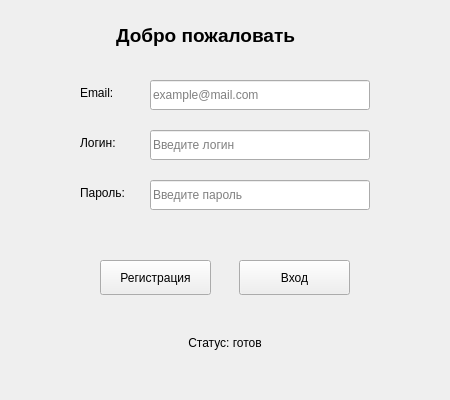
<?xml version="1.0" encoding="UTF-8"?>
<ui version="4.0">
 <class>AUTHregForm</class>
 <widget class="QWidget" name="AUTHregForm">
  <property name="geometry">
   <rect>
    <x>0</x>
    <y>0</y>
    <width>450</width>
    <height>400</height>
   </rect>
  </property>
  <property name="windowTitle">
   <string>Авторизация</string>
  </property>
  <widget class="QLabel" name="titleLabel">
   <property name="geometry">
    <rect>
     <x>70</x>
     <y>20</y>
     <width>271</width>
     <height>30</height>
    </rect>
   </property>
   <property name="font">
    <font>
     <pointsize>14</pointsize>
     <bold>true</bold>
    </font>
   </property>
   <property name="text">
    <string>Добро пожаловать</string>
   </property>
   <property name="alignment">
    <set>Qt::AlignmentFlag::AlignCenter</set>
   </property>
  </widget>
  <widget class="QLabel" name="emailLabel">
   <property name="geometry">
    <rect>
     <x>80</x>
     <y>80</y>
     <width>60</width>
     <height>25</height>
    </rect>
   </property>
   <property name="text">
    <string>Email:</string>
   </property>
  </widget>
  <widget class="QLineEdit" name="emailEdit">
   <property name="geometry">
    <rect>
     <x>150</x>
     <y>80</y>
     <width>220</width>
     <height>30</height>
    </rect>
   </property>
   <property name="placeholderText">
    <string>example@mail.com</string>
   </property>
  </widget>
  <widget class="QLabel" name="loginLabel">
   <property name="geometry">
    <rect>
     <x>80</x>
     <y>130</y>
     <width>60</width>
     <height>25</height>
    </rect>
   </property>
   <property name="text">
    <string>Логин:</string>
   </property>
  </widget>
  <widget class="QLineEdit" name="loginEdit">
   <property name="geometry">
    <rect>
     <x>150</x>
     <y>130</y>
     <width>220</width>
     <height>30</height>
    </rect>
   </property>
   <property name="placeholderText">
    <string>Введите логин</string>
   </property>
  </widget>
  <widget class="QLabel" name="passwordLabel">
   <property name="geometry">
    <rect>
     <x>80</x>
     <y>180</y>
     <width>60</width>
     <height>25</height>
    </rect>
   </property>
   <property name="text">
    <string>Пароль:</string>
   </property>
  </widget>
  <widget class="QLineEdit" name="passwordEdit">
   <property name="geometry">
    <rect>
     <x>150</x>
     <y>180</y>
     <width>220</width>
     <height>30</height>
    </rect>
   </property>
   <property name="echoMode">
    <enum>QLineEdit::EchoMode::Password</enum>
   </property>
   <property name="placeholderText">
    <string>Введите пароль</string>
   </property>
  </widget>
  <widget class="QPushButton" name="registerButton">
   <property name="geometry">
    <rect>
     <x>100</x>
     <y>260</y>
     <width>111</width>
     <height>35</height>
    </rect>
   </property>
   <property name="text">
    <string>Регистрация</string>
   </property>
  </widget>
  <widget class="QPushButton" name="loginButton">
   <property name="geometry">
    <rect>
     <x>239</x>
     <y>260</y>
     <width>111</width>
     <height>35</height>
    </rect>
   </property>
   <property name="text">
    <string>Вход</string>
   </property>
  </widget>
  <widget class="QLabel" name="statusLabel">
   <property name="geometry">
    <rect>
     <x>100</x>
     <y>330</y>
     <width>250</width>
     <height>25</height>
    </rect>
   </property>
   <property name="text">
    <string>Статус: готов</string>
   </property>
   <property name="alignment">
    <set>Qt::AlignmentFlag::AlignCenter</set>
   </property>
  </widget>
 </widget>
 <resources/>
 <connections/>
</ui>
